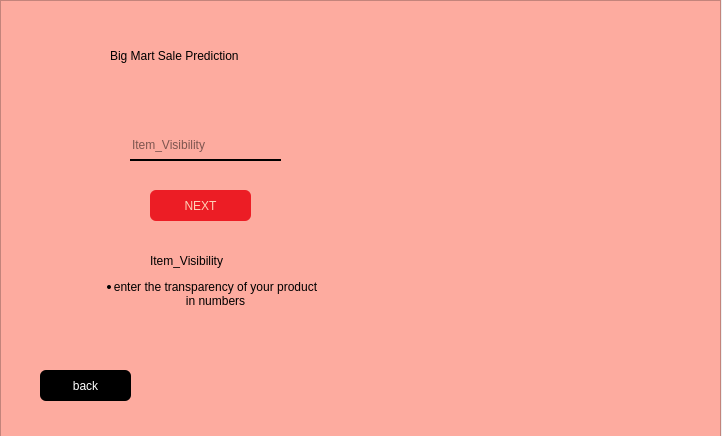
<?xml version="1.0" encoding="UTF-8"?>
<ui version="4.0">
 <class>Form</class>
 <widget class="QWidget" name="Form">
  <property name="geometry">
   <rect>
    <x>0</x>
    <y>0</y>
    <width>722</width>
    <height>436</height>
   </rect>
  </property>
  <property name="windowTitle">
   <string>Form</string>
  </property>
  <widget class="QFrame" name="frame">
   <property name="geometry">
    <rect>
     <x>0</x>
     <y>0</y>
     <width>721</width>
     <height>441</height>
    </rect>
   </property>
   <property name="styleSheet">
    <string notr="true">background-color: rgb(253, 171, 159);</string>
   </property>
   <property name="frameShape">
    <enum>QFrame::StyledPanel</enum>
   </property>
   <property name="frameShadow">
    <enum>QFrame::Raised</enum>
   </property>
   <widget class="QLabel" name="label">
    <property name="geometry">
     <rect>
      <x>30</x>
      <y>20</y>
      <width>668</width>
      <height>391</height>
     </rect>
    </property>
    <property name="styleSheet">
     <string notr="true">background-image: url(ing.jpg);
border-radius:12px;</string>
    </property>
    <property name="text">
     <string/>
    </property>
   </widget>
   <widget class="QLineEdit" name="Item_Visibility">
    <property name="geometry">
     <rect>
      <x>130</x>
      <y>130</y>
      <width>151</width>
      <height>31</height>
     </rect>
    </property>
    <property name="styleSheet">
     <string notr="true">background-color:rgb(0,0,0,0);
font: 75 8pt &quot;Myanmar Text&quot;;
border:none;
border-bottom:2px solid rgb(0,0,0);
color:rgb(0,0,0);</string>
    </property>
    <property name="placeholderText">
     <string>Item_Visibility</string>
    </property>
   </widget>
   <widget class="QLabel" name="label_2">
    <property name="geometry">
     <rect>
      <x>110</x>
      <y>40</y>
      <width>231</width>
      <height>31</height>
     </rect>
    </property>
    <property name="styleSheet">
     <string notr="true">background-color:rgb(0,0,0,0);
font: 75 8pt &quot;Arial&quot;;
font: 15pt &quot;Arial&quot;;</string>
    </property>
    <property name="text">
     <string>Big Mart Sale Prediction</string>
    </property>
   </widget>
   <widget class="QPushButton" name="next3">
    <property name="geometry">
     <rect>
      <x>150</x>
      <y>190</y>
      <width>101</width>
      <height>31</height>
     </rect>
    </property>
    <property name="styleSheet">
     <string notr="true">border-radius:6px;
background-color: rgb(236, 29, 37);
color: rgb(255, 209, 183);</string>
    </property>
    <property name="text">
     <string>NEXT</string>
    </property>
   </widget>
   <widget class="QLabel" name="label_3">
    <property name="geometry">
     <rect>
      <x>150</x>
      <y>240</y>
      <width>191</width>
      <height>41</height>
     </rect>
    </property>
    <property name="styleSheet">
     <string notr="true">background-color:rgb(0,0,0,0);
font: 87 9pt &quot;Arial Black&quot;;</string>
    </property>
    <property name="text">
     <string>Item_Visibility</string>
    </property>
   </widget>
   <widget class="QLabel" name="label_4">
    <property name="geometry">
     <rect>
      <x>60</x>
      <y>280</y>
      <width>271</width>
      <height>41</height>
     </rect>
    </property>
    <property name="styleSheet">
     <string notr="true">background-color:rgb(0,0,0,0);
font: 75 9pt &quot;MS Shell Dlg 2&quot;;</string>
    </property>
    <property name="text">
     <string>&lt;html&gt;&lt;head/&gt;&lt;body&gt;&lt;ul style=&quot;margin-top: 0px; margin-bottom: 0px; margin-left: 0px; margin-right: 0px; -qt-list-indent: 1;&quot;&gt;&lt;li align=&quot;center&quot; style=&quot; margin-top:12px; margin-bottom:12px; margin-left:0px; margin-right:0px; -qt-block-indent:0; text-indent:0px;&quot;&gt;enter the transparency of your product&lt;br/&gt;in numbers&lt;/li&gt;&lt;/ul&gt;&lt;p&gt;;&lt;/p&gt;&lt;/body&gt;&lt;/html&gt;</string>
    </property>
   </widget>
   <widget class="QPushButton" name="back3">
    <property name="geometry">
     <rect>
      <x>40</x>
      <y>370</y>
      <width>91</width>
      <height>31</height>
     </rect>
    </property>
    <property name="styleSheet">
     <string notr="true">background-color:rgb(0,0,0);
color:rgb(255,255,255);
border-radius:6px;</string>
    </property>
    <property name="text">
     <string>back</string>
    </property>
   </widget>
  </widget>
 </widget>
 <resources>
  <include location="res.qrc"/>
 </resources>
 <connections/>
</ui>
